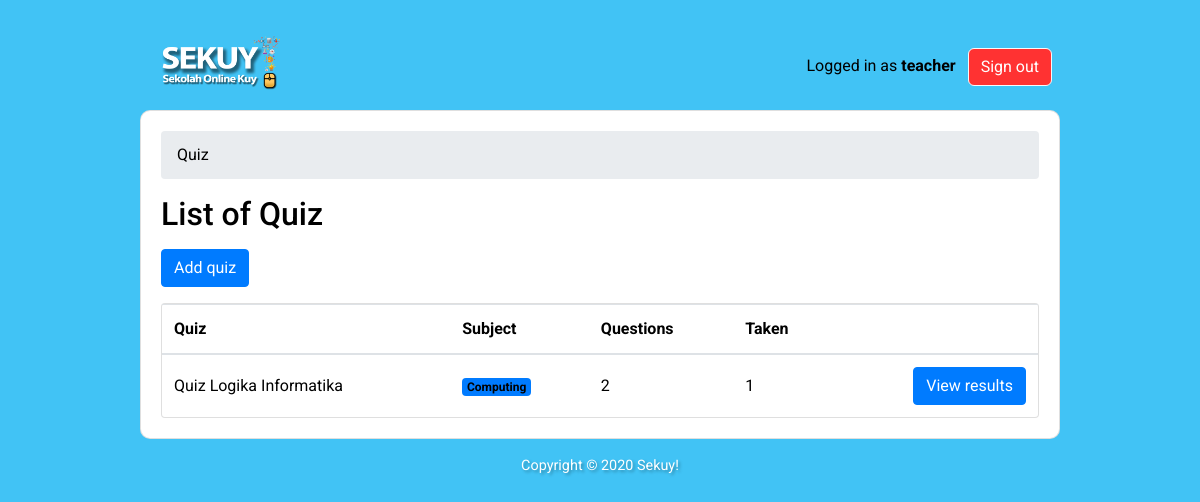
The app's page /teachers/ (signed in) with its own data.
### classroom/models.py (models this page shows, shortened)
class User(AbstractUser):
    is_student = models.BooleanField(default=False)
    is_teacher = models.BooleanField(default=False)

class Quiz(models.Model):
    owner = models.ForeignKey(User, on_delete=models.CASCADE, related_name='quizzes')
    name = models.CharField(max_length=255)
    subject = models.ForeignKey(Subject, on_delete=models.CASCADE, related_name='quizzes')

class Subject(models.Model):
    name = models.CharField(max_length=30)
    color = models.CharField(max_length=7, default='#007bff')
    def get_html_badge(self):
        name = escape(self.name)
        color = escape(self.color)
        html = '<span class="badge badge-primary" style="background-color: %s">%s</span>' % (color, name)
        return mark_safe(html)

### classroom/views/teachers.py (the view)
# urls.py: path('', students.QuizListView.as_view(), name='quiz_list'),
@method_decorator([login_required, teacher_required], name='dispatch')
class QuizListView(ListView):
    model = Quiz
    ordering = ('name', )
    context_object_name = 'quizzes'
    template_name = 'classroom/teachers/quiz_change_list.html'
    def get_queryset(self):
        queryset = self.request.user.quizzes \
            .select_related('subject') \
            .annotate(questions_count=Count('questions', distinct=True)) \
            .annotate(taken_count=Count('taken_quizzes', distinct=True))
        return queryset

### classroom/templates/classroom/teachers/quiz_change_list.html
{% extends 'base.html' %}
{% block content %}
  <nav aria-label="breadcrumb">
    <ol class="breadcrumb">
      <li class="breadcrumb-item active" aria-current="page">Quiz</li>
    </ol>
  </nav>
  <h2 class="mb-3">List of Quiz</h2>
  <a style="color: white !important;" href="{% url 'teachers:quiz_add' %}" class="btn btn-primary mb-3" role="button">Add quiz</a>
  <div class="card">
    <table class="table mb-0">
      <thead>
        <tr>
          <th>Quiz</th>
          <th>Subject</th>
          <th>Questions</th>
          <th>Taken</th>
          <th></th>
        </tr>
      </thead>
      <tbody>
        {% for quiz in quizzes %}
          <tr>
            <td class="align-middle"><a href="{% url 'teachers:quiz_change' quiz.pk %}">{{ quiz.name }}</a></td>
            <td class="align-middle">{{ quiz.subject.get_html_badge }}</td>
            <td class="align-middle">{{ quiz.questions_count }}</td>
            <td class="align-middle">{{ quiz.taken_count }}</td>
            <td class="text-right">
              <a style="color: white !important" href="{% url 'teachers:quiz_results' quiz.pk %}" class="btn btn-primary">View results</a>
            </td>
          </tr>
        {% empty %}
          <tr>
            <td class="bg-light text-center font-italic" colspan="5">You haven't created any quiz yet.</td>
          </tr>
        {% endfor %}
      </tbody>
    </table>
  </div>
{% endblock %}

### templates/base.html (shortened to what this page needs)
{% load static %}
<!doctype html>
<html lang="en">
  <head>
    <link rel="stylesheet" href="https://maxcdn.bootstrapcdn.com/bootstrap/4.0.0/css/bootstrap.min.css">
    <link rel="stylesheet" type="text/css" href="{% static 'vendor/fontello-2f186091/css/fontello.css' %}">
    <link rel="stylesheet" type="text/css" href="{% static 'css/app.css' %}">
    {% if user.is_authenticated and user.is_teacher %}
      <link rel="stylesheet" type="text/css" href="{% static 'css/teachers.css' %}">
    {% else %}
      <link rel="stylesheet" type="text/css" href="{% static 'css/students.css' %}">
    {% endif %}
  </head>
  <body>
    <div class="container my-4">
      <div class="row justify-content-center">
        <div class="col-md-10 col-sm-12">
          <div class="row">
            <div class="col-6">
              <h1 class="logo">
                <a href="{% url 'home' %}"><img style="width: 20vh;" src="{% static 'img/logo-sekuy.png' %}" alt="logo"></img></a>
              </h1>
            </div>
            <div class="col-6 text-right">
              {% if user.is_authenticated %}
                <p class="pt-3">Logged in as <strong>{{ user.username }}</strong>
                <a style="align-self: center; background: #FF3232 !important; color: white !important; margin: 1vh; border-radius: 6px;" href="{% url 'logout' %}" class="btn btn-light" role="button">Sign out</a></p>
              {% else %}
                <a style="margin: 3vh 1vh 0vh 1vh; border-radius: 6px;" href="{% url 'login' %}" class="btn btn-light" role="button">Sign in</a>
                <a style="margin: 3vh 1vh 0vh 1vh; border-radius: 6px; color: white !important" href="{% url 'signup' %}" class="btn btn-primary" role="button">Sign up</a>
              {% endif %}
            </div>
          </div>
          <div style="border-radius: 10px;" class="card mb-3">
            <div class="card-body">
              {% block content %}
              {% endblock %}
            </div>
          </div>
          <footer>
            <p style='text-align: center; color: white !important; text-shadow: 2px 2px 3px rgba(0, 0, 0, 0.30);'>Copyright © 2020 Sekuy!</p>
          </footer>
        </div>
      </div>
    </div>
  </body>
</html>

### static/css/app.css (style rules this page uses)
html * { color: #000000 !important; font-family: 'Roboto', sans-serif; }
footer { font-size: .9rem; }

### static/css/teachers.css (style rules this page uses)
body { background-color: #41C3F5; }

### records on screen
User: username "teacher"
Quiz: name "Quiz Logika Informatika", subject.get_html_badge "Computing", questions_count "2", taken_count "1"
